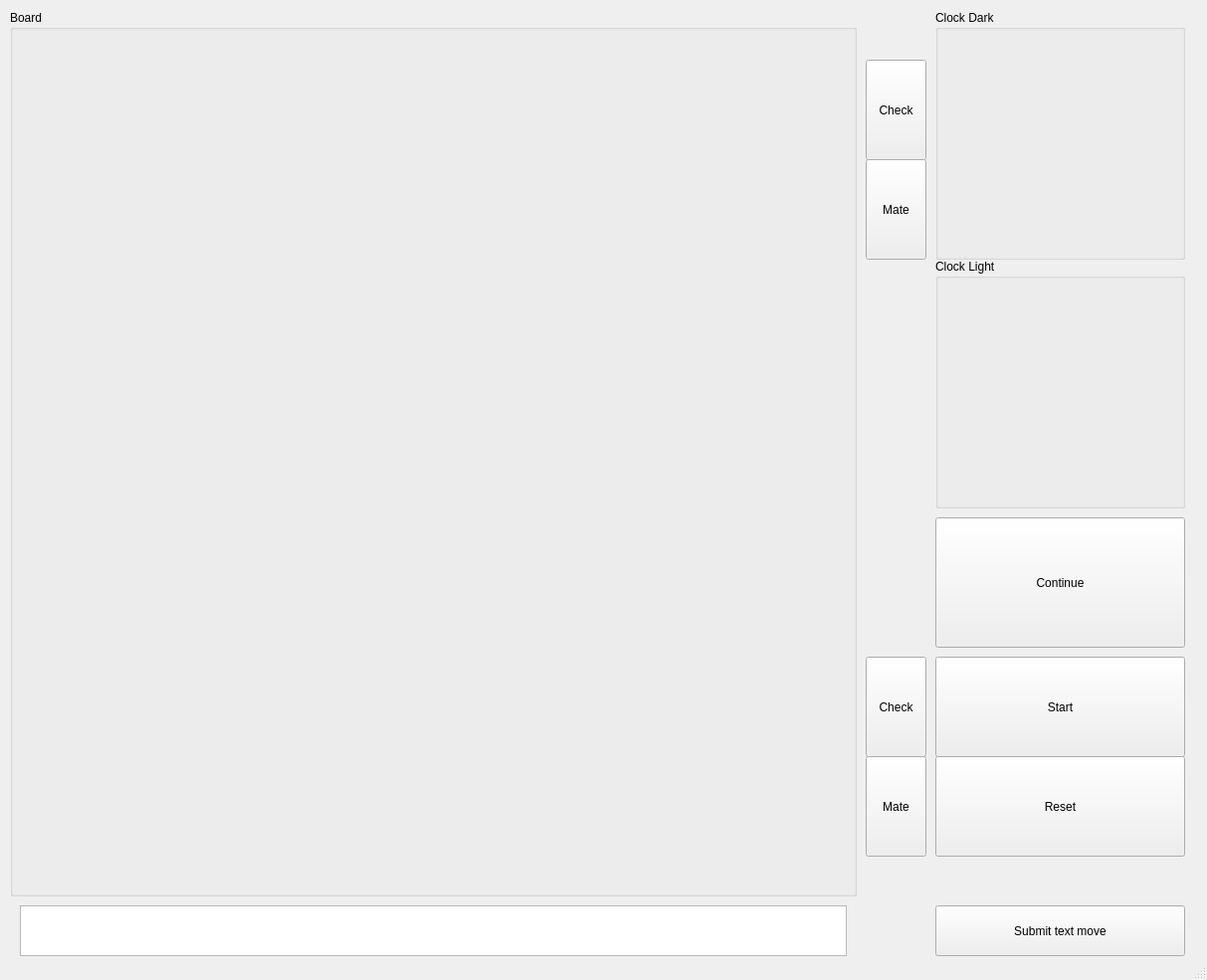
<?xml version="1.0" encoding="UTF-8"?>
<ui version="4.0">
 <class>MainWindow</class>
 <widget class="QMainWindow" name="MainWindow">
  <property name="geometry">
   <rect>
    <x>0</x>
    <y>0</y>
    <width>1213</width>
    <height>985</height>
   </rect>
  </property>
  <property name="windowTitle">
   <string>MainWindow</string>
  </property>
  <widget class="QWidget" name="centralwidget">
   <widget class="QPushButton" name="SubmitButton">
    <property name="geometry">
     <rect>
      <x>940</x>
      <y>910</y>
      <width>251</width>
      <height>51</height>
     </rect>
    </property>
    <property name="text">
     <string>Submit text move</string>
    </property>
   </widget>
   <widget class="QTextEdit" name="textEdit">
    <property name="geometry">
     <rect>
      <x>20</x>
      <y>910</y>
      <width>831</width>
      <height>51</height>
     </rect>
    </property>
   </widget>
   <widget class="QPushButton" name="ReverseButton">
    <property name="geometry">
     <rect>
      <x>940</x>
      <y>520</y>
      <width>251</width>
      <height>131</height>
     </rect>
    </property>
    <property name="text">
     <string>Continue</string>
    </property>
   </widget>
   <widget class="QGroupBox" name="BoardBox">
    <property name="geometry">
     <rect>
      <x>10</x>
      <y>10</y>
      <width>851</width>
      <height>891</height>
     </rect>
    </property>
    <property name="title">
     <string>Board</string>
    </property>
   </widget>
   <widget class="QGroupBox" name="ClockBox1">
    <property name="geometry">
     <rect>
      <x>940</x>
      <y>10</y>
      <width>251</width>
      <height>251</height>
     </rect>
    </property>
    <property name="title">
     <string>Clock Dark</string>
    </property>
   </widget>
   <widget class="QGroupBox" name="ClockBox2">
    <property name="geometry">
     <rect>
      <x>940</x>
      <y>260</y>
      <width>251</width>
      <height>251</height>
     </rect>
    </property>
    <property name="title">
     <string>Clock Light</string>
    </property>
   </widget>
   <widget class="QPushButton" name="pushButton">
    <property name="geometry">
     <rect>
      <x>870</x>
      <y>60</y>
      <width>61</width>
      <height>101</height>
     </rect>
    </property>
    <property name="text">
     <string>Check</string>
    </property>
   </widget>
   <widget class="QPushButton" name="pushButton_2">
    <property name="geometry">
     <rect>
      <x>870</x>
      <y>160</y>
      <width>61</width>
      <height>101</height>
     </rect>
    </property>
    <property name="text">
     <string>Mate</string>
    </property>
   </widget>
   <widget class="QPushButton" name="pushButton_3">
    <property name="geometry">
     <rect>
      <x>870</x>
      <y>760</y>
      <width>61</width>
      <height>101</height>
     </rect>
    </property>
    <property name="text">
     <string>Mate</string>
    </property>
   </widget>
   <widget class="QPushButton" name="pushButton_4">
    <property name="geometry">
     <rect>
      <x>870</x>
      <y>660</y>
      <width>61</width>
      <height>101</height>
     </rect>
    </property>
    <property name="text">
     <string>Check</string>
    </property>
   </widget>
   <widget class="QPushButton" name="startButton">
    <property name="geometry">
     <rect>
      <x>940</x>
      <y>660</y>
      <width>251</width>
      <height>101</height>
     </rect>
    </property>
    <property name="text">
     <string>Start</string>
    </property>
   </widget>
   <widget class="QPushButton" name="resetButton">
    <property name="geometry">
     <rect>
      <x>940</x>
      <y>760</y>
      <width>251</width>
      <height>101</height>
     </rect>
    </property>
    <property name="text">
     <string>Reset</string>
    </property>
   </widget>
  </widget>
  <widget class="QStatusBar" name="statusbar"/>
 </widget>
 <resources/>
 <connections/>
</ui>
